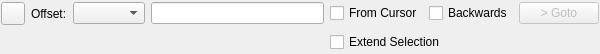
<?xml version="1.0" encoding="UTF-8"?>
<ui version="4.0">
 <class>HexEditGotoWidget</class>
 <widget class="QWidget" name="HexEditGotoWidget">
  <property name="geometry">
   <rect>
    <x>0</x>
    <y>0</y>
    <width>600</width>
    <height>54</height>
   </rect>
  </property>
  <property name="windowTitle">
   <string>Go to</string>
  </property>
  <layout class="QGridLayout" name="gridLayout">
   <property name="leftMargin">
    <number>1</number>
   </property>
   <property name="topMargin">
    <number>1</number>
   </property>
   <property name="rightMargin">
    <number>1</number>
   </property>
   <property name="bottomMargin">
    <number>1</number>
   </property>
   <item row="0" column="0">
    <widget class="QToolButton" name="closeButton">
     <property name="toolTip">
      <string>Press to close the window</string>
     </property>
     <property name="text">
      <string/>
     </property>
    </widget>
   </item>
   <item row="0" column="1">
    <widget class="QLabel" name="label">
     <property name="text">
      <string>Offset:</string>
     </property>
    </widget>
   </item>
   <item row="0" column="2">
    <widget class="QComboBox" name="formatCombo">
     <property name="toolTip">
      <string>Select the data format of the offset field</string>
     </property>
    </widget>
   </item>
   <item row="0" column="3">
    <widget class="QLineEdit" name="offsetEdit">
     <property name="toolTip">
      <string>Enter the address to move to or the offset from the cursor position</string>
     </property>
    </widget>
   </item>
   <item row="0" column="4">
    <widget class="QCheckBox" name="cursorCheckBox">
     <property name="toolTip">
      <string>Select to move relative to the cursor</string>
     </property>
     <property name="text">
      <string>From Cursor</string>
     </property>
    </widget>
   </item>
   <item row="0" column="5">
    <widget class="QCheckBox" name="backCheckBox">
     <property name="toolTip">
      <string>Select to move backwards</string>
     </property>
     <property name="text">
      <string>Backwards</string>
     </property>
    </widget>
   </item>
   <item row="0" column="6">
    <widget class="QPushButton" name="gotoButton">
     <property name="enabled">
      <bool>false</bool>
     </property>
     <property name="toolTip">
      <string>Press to move the cursor</string>
     </property>
     <property name="text">
      <string>&gt; Goto</string>
     </property>
    </widget>
   </item>
   <item row="1" column="4" colspan="2">
    <widget class="QCheckBox" name="selectionCheckBox">
     <property name="toolTip">
      <string>Select to also extend the selection</string>
     </property>
     <property name="text">
      <string>Extend Selection</string>
     </property>
    </widget>
   </item>
  </layout>
 </widget>
 <tabstops>
  <tabstop>formatCombo</tabstop>
  <tabstop>offsetEdit</tabstop>
  <tabstop>cursorCheckBox</tabstop>
  <tabstop>backCheckBox</tabstop>
  <tabstop>selectionCheckBox</tabstop>
  <tabstop>gotoButton</tabstop>
  <tabstop>closeButton</tabstop>
 </tabstops>
 <resources/>
 <connections>
  <connection>
   <sender>offsetEdit</sender>
   <signal>returnPressed()</signal>
   <receiver>gotoButton</receiver>
   <slot>animateClick()</slot>
   <hints>
    <hint type="sourcelabel">
     <x>207</x>
     <y>14</y>
    </hint>
    <hint type="destinationlabel">
     <x>548</x>
     <y>14</y>
    </hint>
   </hints>
  </connection>
 </connections>
</ui>
